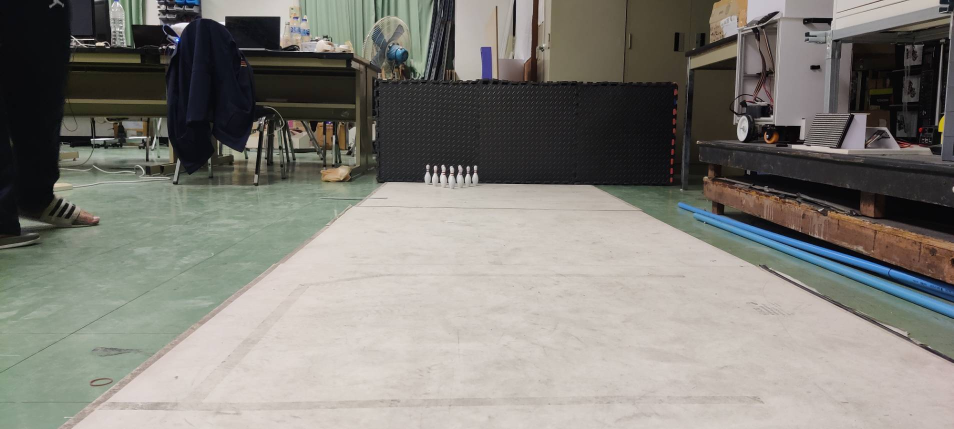
#> input picture Python_Field/pin/dataset_carc/Pindetect_Test.jpg, 1907 x 858 px (shown at 1/2 size)
$ python CARC_v5Contour.py
#> lines starting #> are read from the running program, lines starting #| are printed output that depends on the picture; after the words box and inside, x2 and y2 are one past the last pixel; in counts of white or black regions, pixels touching at a corner belong together
import numpy as np
import cv2

def load_image(path_img):
#> called with path_img = 'pin/dataset_carc/Pindetect_Test.jpg'
    return cv2.imread(path_img)
#> returned value is the input picture: shape (858, 1907, 3); mean B, G, R 120.4, 126.8, 128.9

def zoom(img, zoom_factor=1.5):
    return cv2.resize(img, None, fx=zoom_factor, fy=zoom_factor)

def refine_pin_detection_adjusted(img):
    frame_width, frame_height = img.shape[1], img.shape[0]
#> frame_width = 1907; frame_height = 858
    zoom_factor = 3
    zoomed_frame = zoom(img, zoom_factor)

    zoomed_height, zoomed_width = zoomed_frame.shape[:2]
#> zoomed_height = 2574; zoomed_width = 5721
    crop_x = (zoomed_width - frame_width) // 2
#> crop_x = 1907
    crop_y = ((zoomed_height - frame_height) // 2) - 200
#> crop_y = 658

    cropped_frame = zoomed_frame[crop_y:crop_y+frame_height, crop_x:crop_x+frame_width]
    gray = cv2.cvtColor(cropped_frame, cv2.COLOR_BGR2GRAY)
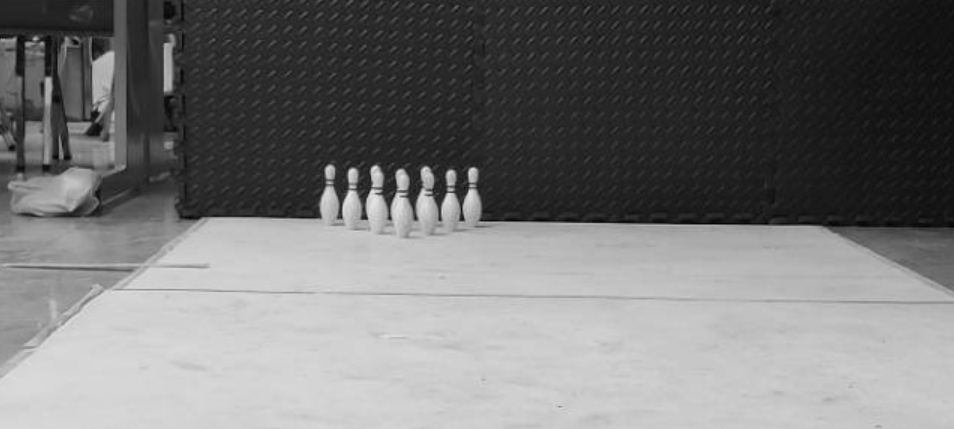
#> gray: shape (858, 1907) (shown at 1/2 size); min 0, max 241, mean 117.2
    blur = cv2.GaussianBlur(gray, (7, 7), 0)

    gray_inverted = cv2.bitwise_not(blur)
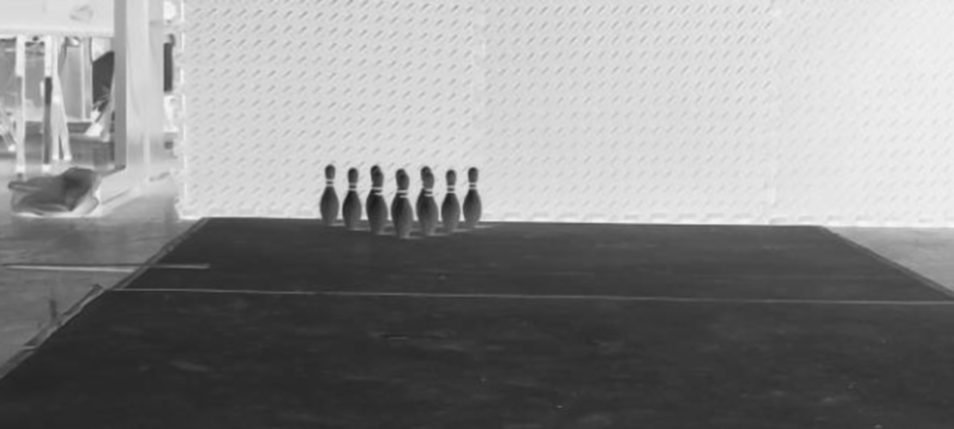
#> gray_inverted: shape (858, 1907) (shown at 1/2 size); min 26, max 247, mean 137.8
    _, binary = cv2.threshold(gray_inverted, 97, 255, cv2.THRESH_BINARY)
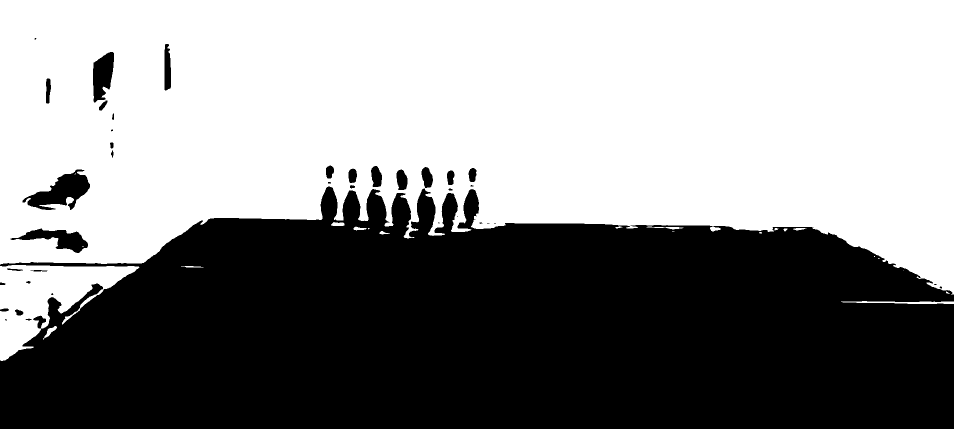
#> binary: shape (858, 1907) (shown at 1/2 size); 54.9% white; 39 black regions (13 under 20 px), largest, box (x1, y1, x2, y2) and area: (0, 373, 1907, 858) 720855, (45, 339, 180, 420) 5156, (21, 457, 176, 506) 3148
    _, binary2 = cv2.threshold(gray_inverted, 97, 255, cv2.THRESH_BINARY)

    kernel = np.ones((3, 3), np.uint8)
    binary = cv2.dilate(binary, kernel, iterations=1)
#> binary: shape (858, 1907); 55.5% white; 38 black regions (17 under 20 px), largest, box (x1, y1, x2, y2) and area: (0, 374, 1907, 858) 713916, (56, 340, 179, 419) 4466, (38, 458, 175, 505) 2673
    binary = cv2.erode(binary, kernel, iterations=1)
#> binary: shape (858, 1907); 54.9% white; 33 black regions (7 under 20 px), largest, box (x1, y1, x2, y2) and area: (0, 373, 1907, 858) 720645, (45, 339, 180, 420) 5136, (37, 457, 176, 506) 3099

    edges = cv2.Canny(binary, 50, 180)
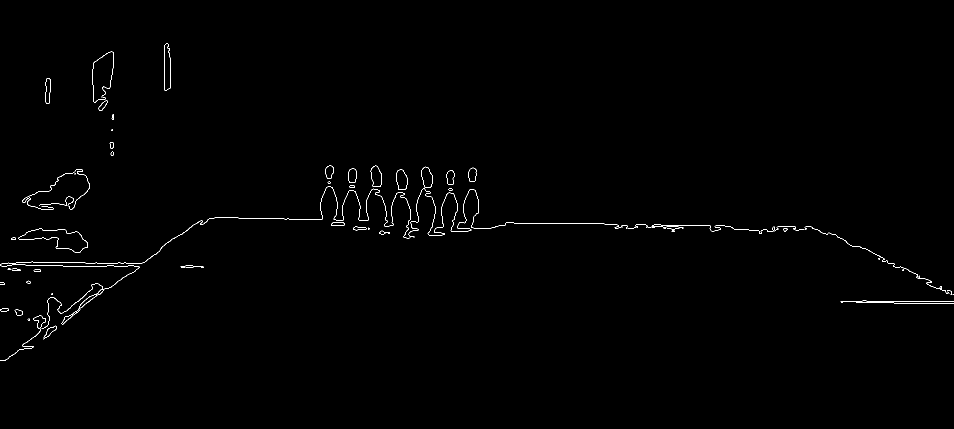
#> edges: shape (858, 1907) (shown at 1/2 size); 0.49% white in thin lines or dots, all inside (x1, y1, x2, y2) = (0, 87, 1907, 722)
    contours_pins, _ = cv2.findContours(edges.copy(), cv2.RETR_EXTERNAL, cv2.CHAIN_APPROX_SIMPLE)
#> contours_pins = 76 contours, 43 with area under 20; largest, box (x1, y1, x2, y2) and area: (36, 456, 176, 506) 3108, (328, 87, 342, 181) 1060, (792, 338, 815, 380) 706, (741, 331, 764, 374) 704, (842, 333, 866, 376) 688
    contours_field, _ = cv2.findContours(binary.copy(), cv2.RETR_EXTERNAL, cv2.CHAIN_APPROX_SIMPLE)
#> contours_field = 14 contours, 5 with area under 20; largest, box (x1, y1, x2, y2) and area: (0, 0, 1907, 589) 886290, (0, 530, 279, 722) 24182, (1682, 602, 1907, 608) 556, (86, 652, 114, 679) 193, (662, 444, 689, 452) 141

    contour_frame = cropped_frame.copy()
    cv2.drawContours(contour_frame, contours_pins, -1, (0, 255, 0), 2)
    cv2.drawContours(contour_frame, contours_field, -1, (0, 0, 255), 2)

    # Adjust the coordinates of the bounding box
    x, y, w, h = cv2.boundingRect(contours_field[0])
#> x = 86; y = 652; w = 28; h = 27
    new_x = x - 50  # Adjusted to properly fit the pins  ---> - 50 px
#> new_x = 36
    new_y = y - 300  # Adjusted to properly fit the pins ---> -300 px
#> new_y = 352
    new_w = w + 1620  # Adjusted width ----> + 1620 px
#> new_w = 1648
    new_h = h + 50  # Adjusted height  ----> +   50 px
#> new_h = 77

    cv2.rectangle(contour_frame, (new_x+320, new_y-280), (new_x + new_w , new_y + new_h), (255, 0, 0), 2)
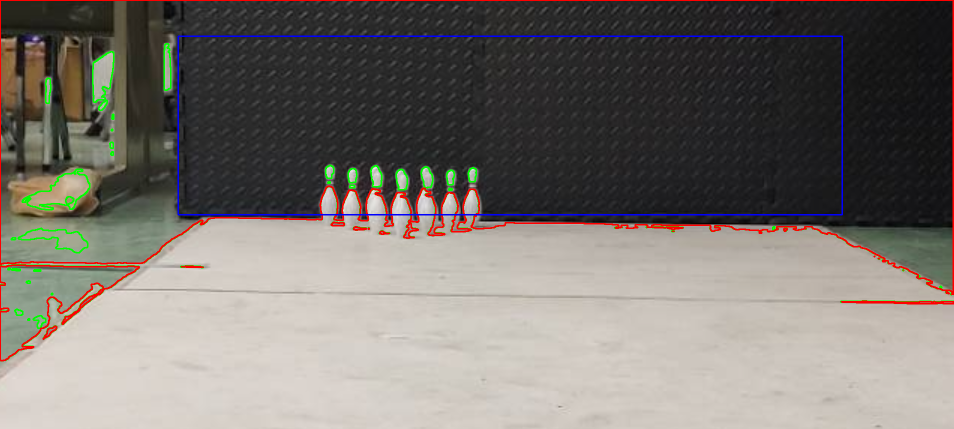
#> contour_frame: shape (858, 1907, 3) (shown at 1/2 size); mean B, G, R 110.2, 115.5, 120.5

    pin_contours = []
    for contour in contours_pins:
        area = cv2.contourArea(contour)
        if 0 < area < 1600:
            x, y, w, h = cv2.boundingRect(contour)
            aspect_ratio = h / float(w)
            if 0.8 < aspect_ratio < 5:
                pin_contours.append(contour)

                # Add a small red dot at the center of each pin contour
                center_x, center_y = x + w // 2, y + h // 2
                cv2.circle(contour_frame, (center_x, center_y), 5, (0, 0, 255), -1)
#> this loop made 76 passes
#> (area, x, y, w, h, aspect_ratio, center_x, center_y) on passes 6, 33, 61, 62, 64, 65, 66, 67, 68, 69, 70, 72: (308.5, 66, 631, 26, 26, 1, 79, 644), (34, 1567, 456, 8, 7, 0.875, 1571, 459), (345, 893, 340, 16, 30, 1.88, 901, 355), (705.5, 792, 338, 23, 42, 1.83, 803, 359), (401, 696, 337, 18, 29, 1.61, 705, 351), (353.5, 936, 335, 17, 29, 1.71, 944, 349), (687.5, 842, 333, 24, 43, 1.79, 854, 354), (703.5, 741, 331, 23, 43, 1.87, 752, 352), (325.5, 651, 330, 17, 27, 1.59, 659, 343), (27.5, 221, 303, 6, 8, 1.33, 224, 307), (68, 219, 284, 8, 13, 1.62, 223, 290), (28.5, 223, 228, 5, 11, 2.2, 225, 233)
#> (area, x, y, w, h, aspect_ratio) on passes 7, 15, 17, 20, 21, 25: (134.5, 29, 618, 17, 13, 0.765), (106, 83, 566, 123, 91, 0.74), (27.5, 52, 561, 9, 6, 0.667), (39, 67, 539, 15, 4, 0.267), (50, 23, 537, 18, 5, 0.278), (47, 0, 529, 279, 88, 0.315)
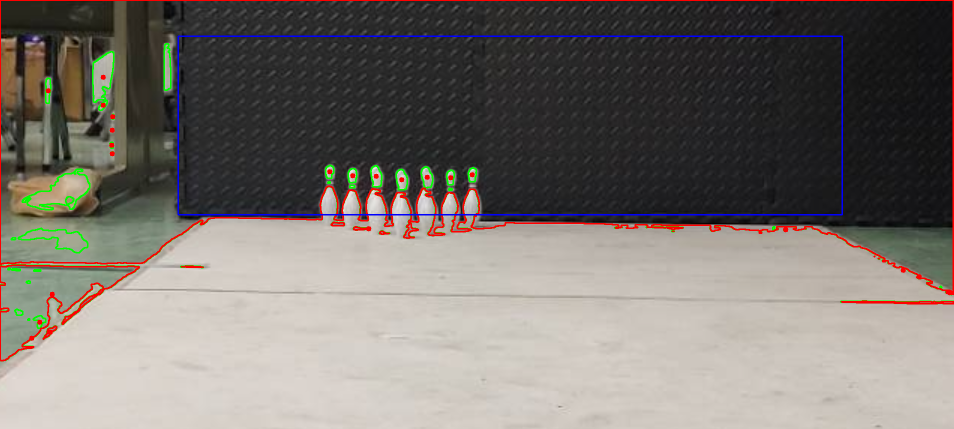
#> contour_frame: shape (858, 1907, 3) (shown at 1/2 size); 0.1% of pixels changed, all inside (x1, y1, x2, y2) = (58, 149, 1903, 682)
#> after the loop, pin_contours = 23 contours, 8 with area under 20; largest, box (x1, y1, x2, y2) and area: (792, 338, 815, 380) 706, (741, 331, 764, 374) 704, (842, 333, 866, 376) 688, (696, 337, 714, 366) 401, (91, 156, 102, 207) 396

    # Filter pins inside the adjusted rectangle and exclude areas near the edges
    edge_buffer = 8  # Buffer distance from the edge
    filtered_pins = [
        contour for contour in pin_contours
        if new_x + edge_buffer + 320 <= cv2.boundingRect(contour)[0] <= new_x + new_w - edge_buffer
        and new_y - edge_buffer - 280 <= cv2.boundingRect(contour)[1] <= new_y + new_h - edge_buffer
    ]
#> filtered_pins = 7 contours; box (x1, y1, x2, y2) and area: (792, 338, 815, 380) 706, (741, 331, 764, 374) 704, (842, 333, 866, 376) 688, (696, 337, 714, 366) 401, (936, 335, 953, 364) 354, (893, 340, 909, 370) 345, (651, 330, 668, 357) 326
    num_pins = len(filtered_pins)
#> num_pins = 7

    cv2.putText(contour_frame, f'Pins: {num_pins}', (10, frame_height - 10), cv2.FONT_HERSHEY_SIMPLEX, 1, (255, 0, 0), 2, cv2.LINE_AA)
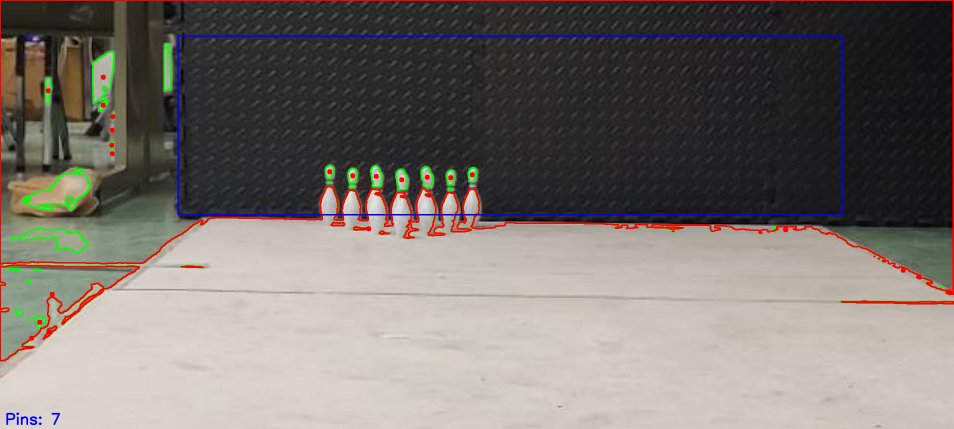
#> contour_frame: shape (858, 1907, 3) (shown at 1/2 size); 0.07% of pixels changed, all inside (x1, y1, x2, y2) = (12, 825, 121, 851)

    return contour_frame, num_pins

# Load the newly uploaded image
new_image_path = 'pin/dataset_carc/Pindetect_Test.jpg'
new_image = load_image(new_image_path)
if new_image is None:
    raise ValueError("Error: Could not open the newly uploaded image.")

# Process the new image to detect pins
adjusted_contour_frame, adjusted_num_pins = refine_pin_detection_adjusted(new_image)
#> adjusted_num_pins = 7
cv2.namedWindow('Refined Contours', cv2.WINDOW_NORMAL)
cv2.resizeWindow('Refined Contours', 1300, 600)  # Resize window to 1300x600 pixels
# Display the result
cv2.imshow('Refined Contours', adjusted_contour_frame)
cv2.waitKey(0)
cv2.destroyAllWindows()

# Save the result
adjusted_output_path = '/mnt/data/AdjustedRefinedContourPin_image.png'
cv2.imwrite(adjusted_output_path, adjusted_contour_frame)

adjusted_output_path, adjusted_num_pins
